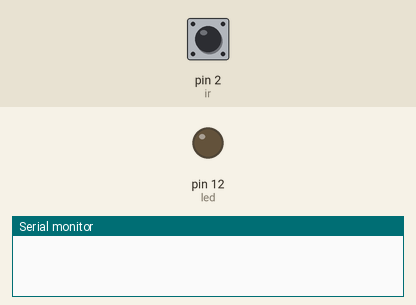
This sketch was run on a simulated Arduino Uno, built with avr-gcc and run on an emulated ATmega328P. On the bench: output pins drawn as LEDs (lit = HIGH), the last lines printed to the serial monitor. Inputs (shaded band) come from the test bench; at power-on: pin 2 (ir) LOW.

Above: at 1.2 s.
1.3 s: pin 2 (ir) driven HIGH
2.8 s: pin 2 (ir) pulsed LOW 5 times (0.12 s each, 0.3 s apart)
At 4.7 s:
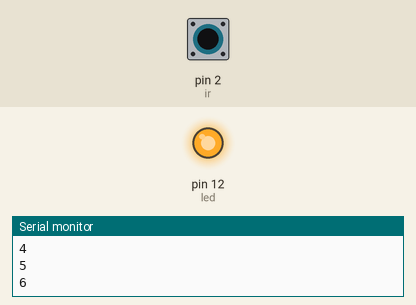
Timing chart, 0 to 6.2 s (numbered marks = the images above; inputs shaded):
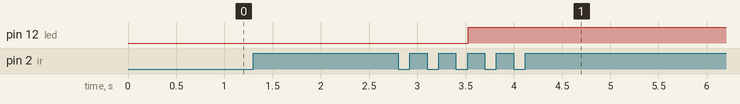

The sketch:

ircounter222.ino
```cpp
const int ir=2;
const int led=12;
int a;
int ircounter=0;
int laststate=0;
void setup()
{
  pinMode(ir,INPUT);
  pinMode(led,OUTPUT);
  Serial.begin(9600);

}
void loop()
{
  a=digitalRead(ir);
  if(a!=laststate)
  {
    if(a==1)
    {
      ircounter++;
      Serial.println(ircounter);
    }

  }
laststate=a;
if(ircounter>3)
{
  digitalWrite(led,HIGH);
  delay(10);
}
else
{
  digitalWrite(led,LOW);
  delay(10);

}
}
```

Measured:
- after the input at 2.8 s, pin 12 (led): LOW → HIGH after 0.73 s
